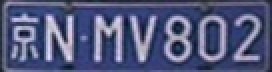
#> input picture ANPR_zh/p4.jpg, 136 x 36 px (shown 2 times larger)
$ python -i char_detect.py   (imports and definitions only)
#> lines starting #> are read from the running program, lines starting #| are printed output that depends on the picture
# -*- coding: utf-8 -*-
"""
Created on Sun Dec  4 12:31:38 2016

@author: tallt
"""
import cv2
import numpy as np
import preprocess as pp
import os
from sklearn.externals import joblib
from train_mlp import *
PLATE_WIDTH = 400
PLATE_HEIGHT = 150
MIN_AREA = (PLATE_WIDTH/13) * (PLATE_HEIGHT/4) #
MAX_AREA = (PLATE_WIDTH/3) * (PLATE_HEIGHT)
dig2char = {0:'0', 1:'1', 2:'2', 3:'3', 4:'4', 5:'5', 6:'6', 7:'7', 8:'8',
            9:'9', 10:'A', 11:'B', 12:'C', 13:'D', 14:'E', 15:'F', 16:'G',
            17:'H', 18:'J', 19:'K', 20:'L', 21:'M', 22:'N', 23:'P', 24:'Q',
            25:'R', 26:'S', 27:'T', 28:'U', 29:'V', 30:'W', 31:'X', 32:'Y',
            33:'Z', 34:'川', 35:'鄂', 36:'赣', 37:'甘', 38:'贵', 39:'桂',
            40:'黑', 41:'沪', 42:'冀', 43:'津', 44:'京', 45:'吉', 46:'辽',
            47:'鲁', 48:'蒙', 49:'闽', 50:'宁', 51:'青', 52:'琼', 53:'陕',
            54:'苏', 55:'西', 56:'皖', 57:'湘', 58:'新', 59:'豫', 60:'渝',
            61:'粤', 62:'云',63:'藏', 64:'浙'}
# [39 lines left out: functions threshold_image, find_proper_list, not called in this run]
# end function
def rect_list_sort(rect_list):
    sorted_rect_list = sorted(rect_list, key = lambda x: x[0][0])
    return sorted_rect_list

# [8 lines left out: function closeure, not called in this run]
# end funtion

def load_preprocess_image(image):
    image = cv2.resize(image, (PLATE_WIDTH, PLATE_HEIGHT), interpolation=cv2.INTER_CUBIC)
    image_blurred = pp.gaussian_blur_img(image)
    image_gray = pp.make_gray(image_blurred)
    image_binary = threshold_image(image_gray)
    # image_close = closeure(image_binary)
    contours = pp.find_contour(image_binary)
    rect_list = pp.min_rect(contours)
    proper_list = find_proper_list(rect_list, image)
    return image, contours, proper_list
# end function

# [32 lines left out: functions deal_chinest, get_char_in_plate, make_gray, sobel_process, not called in this run]
# end function

# [2 lines not run here, left out]
# [1 line that did not run here, left out]
# [11 lines not run here, left out]

>>> import cv2
>>> picture = cv2.imread('p4.jpg', cv2.IMREAD_GRAYSCALE)
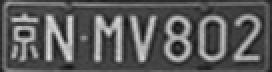
#> picture: shape (36, 136) (shown 2 times larger); min 15, max 226, mean 90.1
>>> result = load_preprocess_image(picture)
#> in load_preprocess_image, `image = cv2.resize(image, (PLATE_WIDTH, PLATE_HEIGHT), interpolation=c..`:
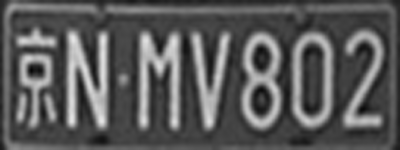
#> image: shape (150, 400); min 5, max 229, mean 90.2
#> (the run stopped early here; a loop or call above may not have finished)

$ run again, on ANPR_zh/p2.jpg
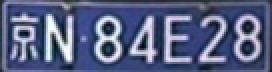
#> input picture ANPR_zh/p2.jpg, 136 x 36 px (shown 2 times larger)
#> `picture = cv2.imread('p4.jpg', cv2.IMREAD_GRAYSCALE)`:
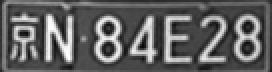
#> picture: shape (36, 136) (shown 2 times larger); min 7, max 255, mean 97.5
#> in load_preprocess_image, `image = cv2.resize(image, (PLATE_WIDTH, PLATE_HEIGHT), interpolation=c..`:
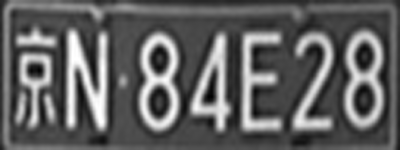
#> image: shape (150, 400); min 2, max 255, mean 97.5

$ run again, on ANPR_zh/p3.jpg
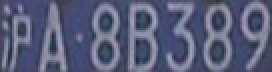
#> input picture ANPR_zh/p3.jpg, 136 x 36 px (shown 2 times larger)
#> `picture = cv2.imread('p4.jpg', cv2.IMREAD_GRAYSCALE)`:
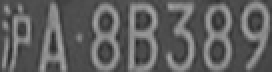
#> picture: shape (36, 136) (shown 2 times larger); min 40, max 167, mean 94.8
#> in load_preprocess_image, `image = cv2.resize(image, (PLATE_WIDTH, PLATE_HEIGHT), interpolation=c..`:
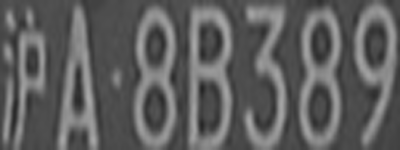
#> image: shape (150, 400); min 36, max 170, mean 94.8

$ run again, on ANPR_zh/p5.jpg
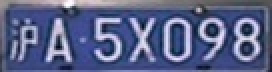
#> input picture ANPR_zh/p5.jpg, 136 x 36 px (shown 2 times larger)
#> `picture = cv2.imread('p4.jpg', cv2.IMREAD_GRAYSCALE)`:
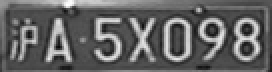
#> picture: shape (36, 136) (shown 2 times larger); min 8, max 255, mean 99.5
#> in load_preprocess_image, `image = cv2.resize(image, (PLATE_WIDTH, PLATE_HEIGHT), interpolation=c..`:
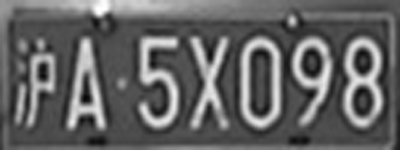
#> image: shape (150, 400); min 4, max 255, mean 99.5
